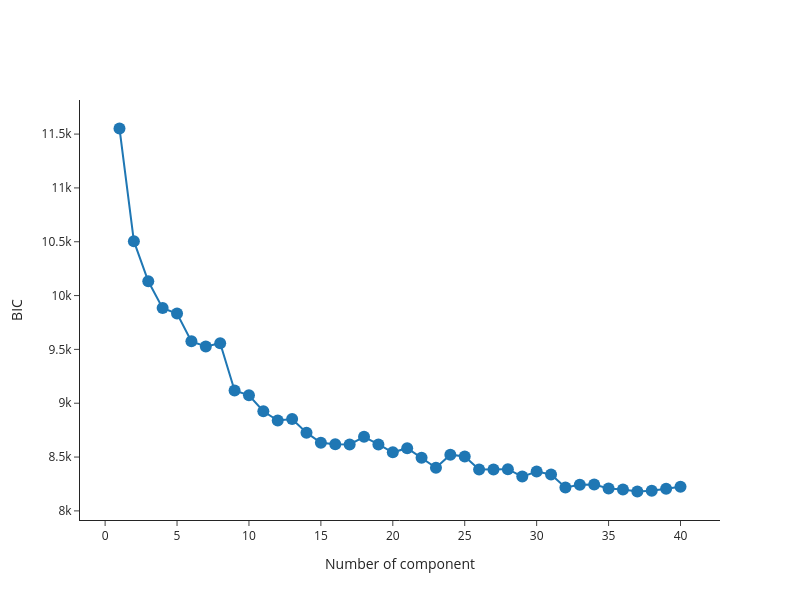

The code cell stored with this chart in its notebook:
### Markdown cell above
# Testing pixel segmentation

### Code cell
gui.view_bic(latent=latent_umap,
             model='GaussianMixture',
             n_components=40,
             model_args={'random_state':6, 'init_params':'kmeans'})

### Figure 1 — Plotly figure (JSON) as saved in the notebook; plotly's stock layout.template omitted (floating-point values rounded to 4 significant figures)
{"data": [{"marker": {"size": 12}, "mode": "lines+markers", "type": "scatter", "x": [1, 2, 3, 4, 5, 6, 7, 8, 9, 10, 11, 12, 13, 14, 15, 16, 17, 18, 19, 20, 21, 22, 23, 24, 25, 26, 27, 28, 29, 30, 31, 32, 33, 34, 35, 36, 37, 38, 39, 40], "y": [11550.0, 10500.0, 10130.0, 9884.0, 9833.0, 9575.0, 9527.0, 9557.0, 9119.0, 9074.0, 8925.0, 8839.0, 8853.0, 8727.0, 8633.0, 8620.0, 8617.0, 8688.0, 8617.0, 8544.0, 8582.0, 8493.0, 8400.0, 8522.0, 8505.0, 8384.0, 8384.0, 8388.0, 8318.0, 8365.0, 8338.0, 8218.0, 8243.0, 8245.0, 8207.0, 8198.0, 8180.0, 8188.0, 8205.0, 8225.0]}], "layout": {"height": 600, "showlegend": false, "title": {"text": "", "x": 0.5}, "width": 800, "xaxis": {"autorange": true, "range": [-1.747, 42.75], "title": {"text": "Number of component"}, "type": "linear"}, "yaxis": {"autorange": true, "range": [7915.0, 11820.0], "title": {"text": "BIC"}, "type": "linear"}}}
